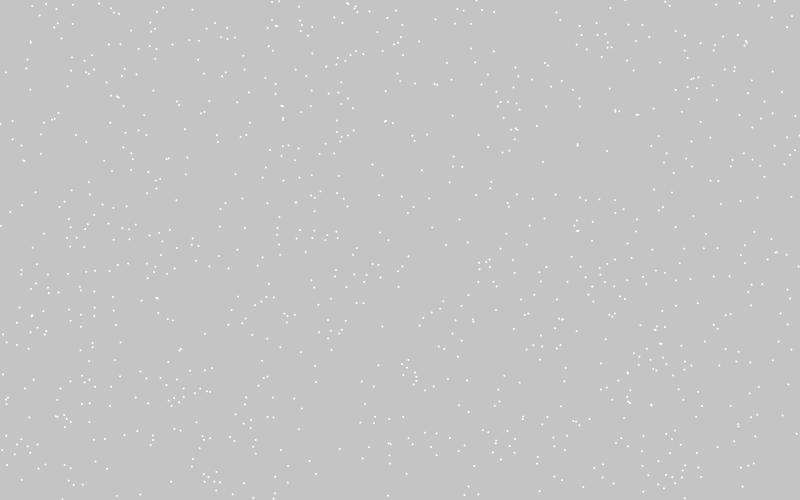
Frame 1 (no input)
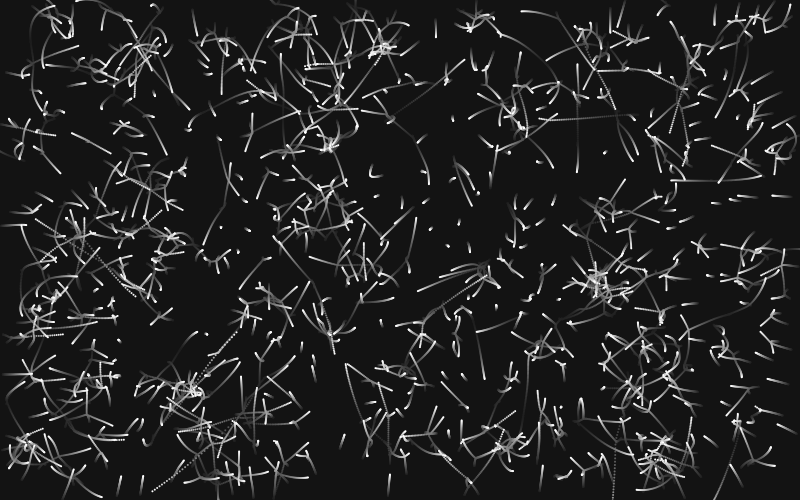
Frame 60 (the mouse pressed at the canvas centre just before this capture)
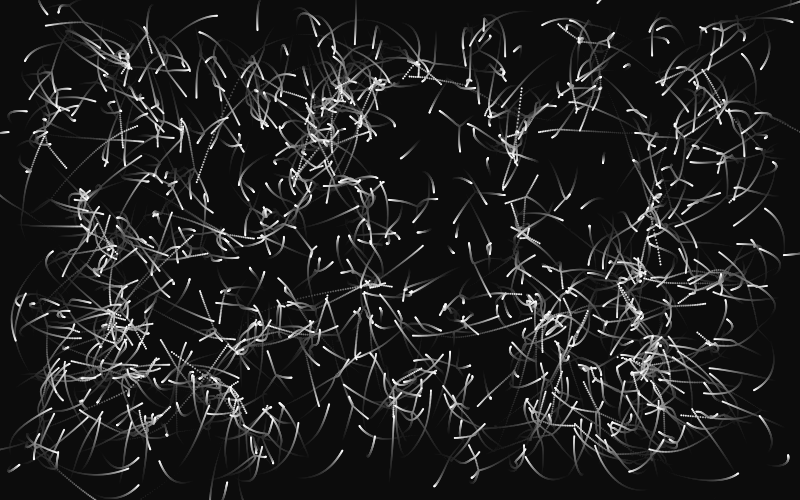
Frame 120 (the mouse held since frame 60 and released just before this capture)

The Processing sketch that drew these frames (run headless with seeded random() and noise(); from frame 60 on, the mouse is pressed at the canvas centre):

// Processing sketch: ex18_23
// ── ex18_23.pde
// 본문 코드: 랜덤한 초기 위치에서 시작하여 원 객체들 상호간 만유인력 구현

Circle[] c = new Circle[1000];

void setup() {
  size(800, 500);
  for (int i = 0; i < c.length; i++) {
    c[i] = new Circle();
  }
}

void draw() {
  // 페이딩 효과
  noStroke();  
  fill(0, 10);  
  rect(0, 0, width, height);

  for (int i = 0; i < c.length; i++) {
    c[i].display();
    c[i].move();
    for (int j = 0; j < c.length; j++) {
      if (i != j) {
        c[i].addForce(c[j]);
      }
    }
  }
}

// 클래스 코드

class Circle {
  PVector location, velocity, accel;
  float d, friction;
  color col;

  Circle() {
    location = new PVector(random(width), random(height));
    velocity = new PVector(0, 0);
    accel = new PVector(0, 0);
    d = 2;
    friction = 0.99;
    col = color(255);
  }

  void display() {
    fill(col);
    ellipse(location.x, location.y, d, d);
  }

  void move() {
    velocity.mult(friction);
    velocity.add(accel);
    location.add(velocity);
    accel.mult(0);
  }

  void addForce(Circle c) {
    float distance = PVector.dist(c.location, location);
    distance  = constrain(distance, 1, width);
    float strength = 1 / (distance * distance);

    PVector force = PVector.sub(c.location, location);
    force.normalize();
    force.mult(strength);
    accel.add(force);
  }
}
